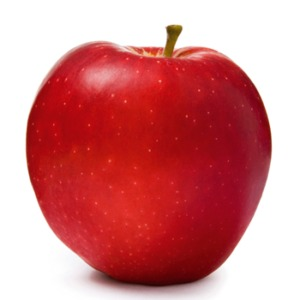
#> input picture Dataset/apple_28.jpeg, 300 x 300 px, found by its file name
$ jupyter execute Kelompok_3_Image_Segmentation_pada_buah_apel.ipynb
#> lines starting #> are read from the running program, lines starting #| are printed output that depends on the picture; after the words box and inside, x2 and y2 are one past the last pixel; in counts of white or black regions, pixels touching at a corner belong together
<a href="https://colab.research.google.com/github/FarahTatania/Study_Independent_dan_Dataset/blob/main/Kelompok_3_Image_Segmentation_pada_buah_apel.ipynb" target="_parent"></a>

**KELOMPOK 3 JUMATEC**

Nama Anggota :
1. Khadafy Rafsanjani
2. Ayu Susanti
3. Ami Widyastutik
4. Farah Tatania

[cell 1]
import cv2
import numpy as np
import matplotlib.pyplot as plt
from google.colab.patches import cv2_imshow

[cell 2]
img = cv2.imread('/content/apple_28.jpeg', 0)
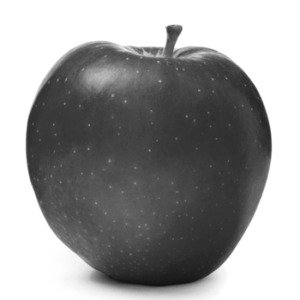
#> img: shape (300, 300); min 15, max 255, mean 154.3
cv2_imshow(img)

[cell 3]
x = img
plt.hist(x, bins=8)
plt.show()
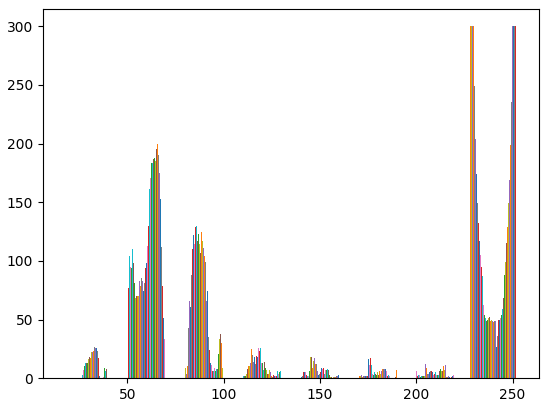
#> figure drawn by matplotlib, 1 panel; tallest bar 300 high, from x = 228 to 228.1; tallest bar 300 high, from x = 228.1 to 228.2; tallest bar 300 high, from x = 228.2 to 228.2

[cell 4]
img.shape
#> Out = (300, 300)

# Discontinuity Approach: Edge Detection

[cell 5]
smoothing = np.array([[1,1,1],
                      [1,1,1],
                      [1,1,1]])

sharpening = np.array([[0, -1, 0],
                       [-1, 5, -1],
                       [0, -1, 0]])

filter1 = np.array([[-1, 0, 1],
                    [-2, 0, 2],
                    [-1, 0, 1]])

filter2 = np.array([[1,2,1],
                    [0,0,0],
                    [-1,-2,-1]])

filter3 = np.array([[-1, -1, -1],
                    [-1, 8, -1],
                    [-1, -1, -1]])

[cell 6]
# smoothing
smooth_img = cv2.filter2D(img, ddepth=-1, kernel=smoothing)
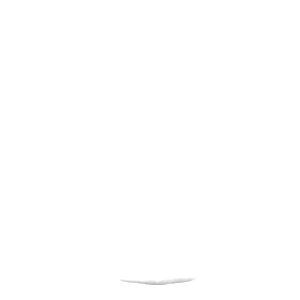
#> smooth_img: shape (300, 300); min 183, max 255, mean 254.9
cv2_imshow(smooth_img)

[cell 7]
# Sharpening
sharp_img = cv2.filter2D(img, ddepth=-1, kernel=sharpening)
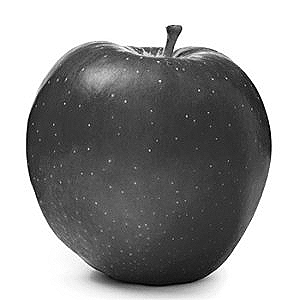
#> sharp_img: shape (300, 300); min 0, max 255, mean 153.8
cv2_imshow(sharp_img)

[cell 8]
# Sobel Filter
edge_img = cv2.filter2D(sharp_img, ddepth=-1, kernel=filter1)
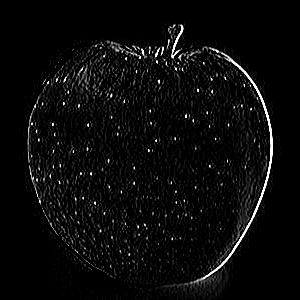
#> edge_img: shape (300, 300); min 0, max 255, mean 10.3
cv2_imshow(edge_img)

[cell 9]
# Sobel Filter
edge_img = cv2.filter2D(sharp_img, ddepth=-1, kernel=filter2)
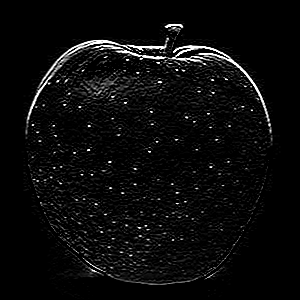
#> edge_img: shape (300, 300); min 0, max 255, mean 10.9
cv2_imshow(edge_img)

[cell 10]
# Edge Detection
edge_img = cv2.filter2D(sharp_img, ddepth=-1, kernel=filter3)
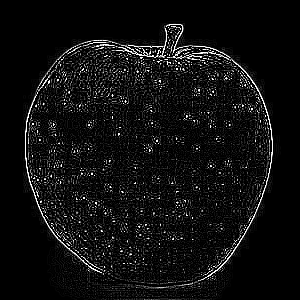
#> edge_img: shape (300, 300); min 0, max 255, mean 15.8
cv2_imshow(edge_img)

## Algoritma Canny

[cell 11]
# Canny
edge_img = cv2.Canny(sharp_img, 80, 500)
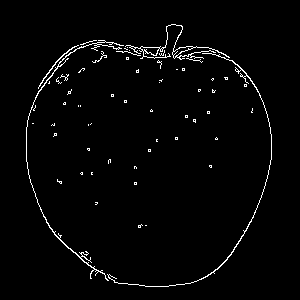
#> edge_img: shape (300, 300); 2.1% white in thin lines or dots, all inside (x1, y1, x2, y2) = (26, 24, 272, 287)
cv2_imshow(edge_img)

Selanjutnya, hasil edge detection bisa kita implementasikan untuk kasus AI, seperti object detection.

# Similar Approach: Clustering with K-Means

[cell 12]
import cv2
import numpy as np
import matplotlib.pyplot as plt
from google.colab.patches import cv2_imshow

[cell 13]
img = cv2.imread('/content/apple_28.jpeg')
#> img is the input picture: shape (300, 300, 3); mean B, G, R 132.4, 129.8, 210.4
cv2_imshow(img)

[cell 14]
# Reshaping image menjadi array 2D: pixel & channel
nilai_pixel = img.reshape((-1,3))

# Ubah menjadi float
nilai_pixel = np.float32(nilai_pixel)

[cell 15]
criteria = (cv2.TERM_CRITERIA_EPS + cv2.TERM_CRITERIA_MAX_ITER, 100, 0.85)

# Definisikan kriteria clustering, akan berhenti jika
# - iterasi mencapai 100
# - akurasi 85%

[cell 16]
# Melakukan clustering dengan jumlah cluster = 3
k = 4
retval, labels, centers = cv2.kmeans(nilai_pixel, k, None, criteria, 10, cv2.KMEANS_RANDOM_CENTERS)
#> retval = 50059491.8; centers = [[252.8, 252.9, 253.7], [23.02, 14.11, 148.7], [33.37, 31.3, 195.1], [126.8, 128.8, 206]]
# labels = label tiap pixel
# centers = centroid

[cell 17]
# ubah centroid menjadi int karena image perlu nilai int
centers = np.uint8(centers)
#> centers = [[252, 252, 253], [23, 14, 148], [33, 31, 195], [126, 128, 206]]

# tetapkan centroid ke tiap label pixel
segmented_data = centers[labels.flatten()]

# reshape data into the original image dimensions
segmented_image = segmented_data.reshape((img.shape))
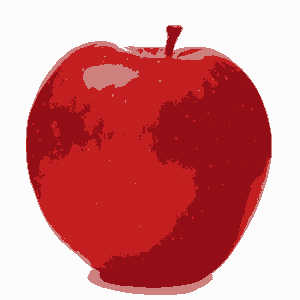
#> segmented_image: shape (300, 300, 3); mean B, G, R 131.9, 129.3, 209.9
cv2_imshow(segmented_image)
